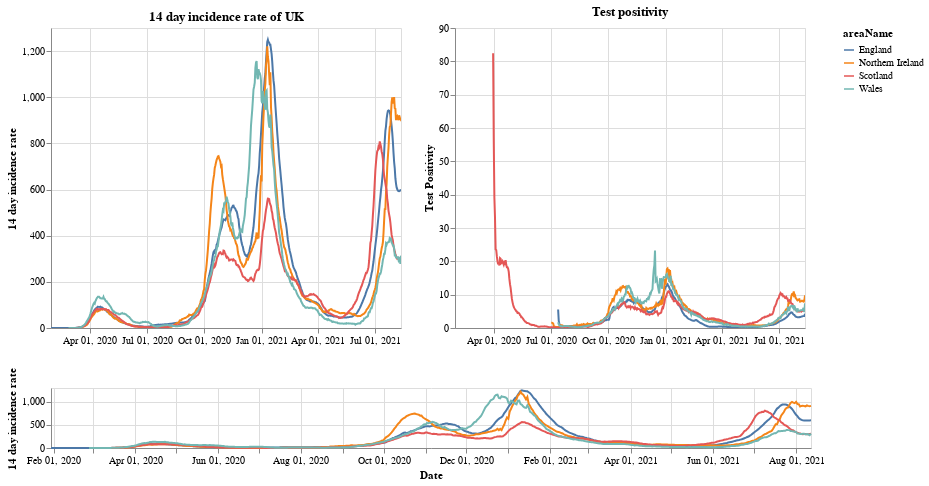

Notebook source saved alongside this figure:
### Markdown cell above
# Plots

First a plot with each country in the UK. The top right shows the positivity rate for (which is the percentage of registered tests which were positive) while the top left is the 14 day incidence rate. The bottom chart can be used to select the timeframe (does not work on a mobile device).

### Code cell
#collapse
brush = alt.selection(type='interval', name='DateBrush',encodings=['x'],fields=['Time'])
leg_selection = alt.selection_multi(fields=['areaName'], bind='legend')

base = alt.Chart(uk_cases).mark_line().encode(
    x=alt.X("yearmonthdate(date):T", axis=alt.Axis(title='Date')),
    y=alt.Y("twoWeeklyCasesRate:Q", axis=alt.Axis(title='14 day incidence rate')),
    tooltip=['areaName', 'date','twoWeeklyCasesRate', 'testPositivity'],
    color='areaName',
    opacity=alt.condition(leg_selection, alt.value(2), alt.value(0.1))
).add_selection(leg_selection).properties(width=350)

upper = base.encode(alt.X('yearmonthdate(date):T', axis=alt.Axis(title=''),
                         scale=alt.Scale(domain=brush))
                   ).properties(title=f'14 day incidence rate of UK')
upper_right = upper.encode(alt.Y('testPositivity:Q', axis=alt.Axis(title='Test Positivity'))).properties(title='Test positivity')
lower = base.properties(height=60, width = 760).add_selection(brush)

(upper | upper_right) & lower

### Figure 1 — Vega-Lite specification as saved in the notebook (floating-point values rounded to 4 significant figures; data arrays with more than 128 entries replaced by an {"elided": "..."} marker saying what was removed)
{"config": {"view": {"continuousWidth": 400, "continuousHeight": 300}}, "vconcat": [{"hconcat": [{"mark": "line", "encoding": {"color": {"type": "nominal", "field": "areaName"}, "opacity": {"condition": {"value": 2, "selection": "selector001"}, "value": 0.1}, "tooltip": [{"type": "nominal", "field": "areaName"}, {"type": "temporal", "field": "date"}, {"type": "quantitative", "field": "twoWeeklyCasesRate"}, {"type": "quantitative", "field": "testPositivity"}], "x": {"type": "temporal", "axis": {"title": ""}, "field": "date", "scale": {"domain": {"selection": "DateBrush"}}, "timeUnit": "yearmonthdate"}, "y": {"type": "quantitative", "axis": {"title": "14 day incidence rate"}, "field": "twoWeeklyCasesRate"}}, "selection": {"selector001": {"type": "multi", "fields": ["areaName"], "bind": "legend"}}, "title": "14 day incidence rate of UK", "width": 350}, {"mark": "line", "encoding": {"color": {"type": "nominal", "field": "areaName"}, "opacity": {"condition": {"value": 2, "selection": "selector001"}, "value": 0.1}, "tooltip": [{"type": "nominal", "field": "areaName"}, {"type": "temporal", "field": "date"}, {"type": "quantitative", "field": "twoWeeklyCasesRate"}, {"type": "quantitative", "field": "testPositivity"}], "x": {"type": "temporal", "axis": {"title": ""}, "field": "date", "scale": {"domain": {"selection": "DateBrush"}}, "timeUnit": "yearmonthdate"}, "y": {"type": "quantitative", "axis": {"title": "Test Positivity"}, "field": "testPositivity"}}, "selection": {"selector001": {"type": "multi", "fields": ["areaName"], "bind": "legend"}}, "title": "Test positivity", "width": 350}]}, {"mark": "line", "encoding": {"color": {"type": "nominal", "field": "areaName"}, "opacity": {"condition": {"value": 2, "selection": "selector001"}, "value": 0.1}, "tooltip": [{"type": "nominal", "field": "areaName"}, {"type": "temporal", "field": "date"}, {"type": "quantitative", "field": "twoWeeklyCasesRate"}, {"type": "quantitative", "field": "testPositivity"}], "x": {"type": "temporal", "axis": {"title": "Date"}, "field": "date", "timeUnit": "yearmonthdate"}, "y": {"type": "quantitative", "axis": {"title": "14 day incidence rate"}, "field": "twoWeeklyCasesRate"}}, "height": 60, "selection": {"selector001": {"type": "multi", "fields": ["areaName"], "bind": "legend"}, "DateBrush": {"type": "interval", "encodings": ["x"], "fields": ["Time"]}}, "width": 760}], "data": {"name": "data-14dc16e7d7a8042b1d4bbcb1a7d0ddb6"}, "$schema": "https://vega.github.io/schema/vega-lite/v4.8.1.json", "datasets": {"data-14dc16e7d7a8042b1d4bbcb1a7d0ddb6": {"elided": "2152 records"}}}
